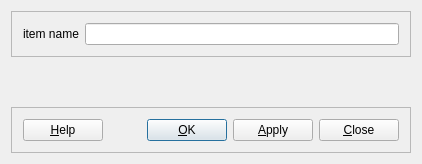
<?xml version="1.0" encoding="UTF-8"?>
<ui version="4.0">
 <class>WsItemConfig</class>
 <widget class="QDialog" name="WsItemConfig">
  <property name="geometry">
   <rect>
    <x>0</x>
    <y>0</y>
    <width>422</width>
    <height>164</height>
   </rect>
  </property>
  <property name="windowTitle">
   <string>configure workspace item</string>
  </property>
  <layout class="QVBoxLayout">
   <item>
    <widget class="Q3Frame" name="frame24">
     <property name="frameShape">
      <enum>QFrame::StyledPanel</enum>
     </property>
     <property name="frameShadow">
      <enum>QFrame::Raised</enum>
     </property>
     <layout class="QHBoxLayout">
      <item>
       <widget class="QLabel" name="textLabel1">
        <property name="text">
         <string>item name</string>
        </property>
        <property name="wordWrap">
         <bool>false</bool>
        </property>
       </widget>
      </item>
      <item>
       <widget class="QLineEdit" name="name_edit"/>
      </item>
     </layout>
    </widget>
   </item>
   <item>
    <spacer name="spacer2">
     <property name="orientation">
      <enum>Qt::Vertical</enum>
     </property>
     <property name="sizeType">
      <enum>QSizePolicy::Expanding</enum>
     </property>
     <property name="sizeHint" stdset="0">
      <size>
       <width>20</width>
       <height>179</height>
      </size>
     </property>
    </spacer>
   </item>
   <item>
    <widget class="Q3Frame" name="frame16">
     <property name="frameShape">
      <enum>QFrame::StyledPanel</enum>
     </property>
     <property name="frameShadow">
      <enum>QFrame::Raised</enum>
     </property>
     <layout class="QHBoxLayout">
      <item>
       <widget class="QPushButton" name="buttonHelp">
        <property name="text">
         <string>&amp;Help</string>
        </property>
        <property name="shortcut">
         <string>F1</string>
        </property>
        <property name="autoDefault">
         <bool>true</bool>
        </property>
       </widget>
      </item>
      <item>
       <spacer name="Horizontal Spacing2">
        <property name="orientation">
         <enum>Qt::Horizontal</enum>
        </property>
        <property name="sizeType">
         <enum>QSizePolicy::Expanding</enum>
        </property>
        <property name="sizeHint" stdset="0">
         <size>
          <width>150</width>
          <height>20</height>
         </size>
        </property>
       </spacer>
      </item>
      <item>
       <widget class="QPushButton" name="buttonOk">
        <property name="text">
         <string>&amp;OK</string>
        </property>
        <property name="shortcut">
         <string/>
        </property>
        <property name="autoDefault">
         <bool>true</bool>
        </property>
        <property name="default">
         <bool>true</bool>
        </property>
       </widget>
      </item>
      <item>
       <widget class="QPushButton" name="apply_pb">
        <property name="text">
         <string>&amp;Apply</string>
        </property>
        <property name="shortcut">
         <string>Alt+A</string>
        </property>
       </widget>
      </item>
      <item>
       <widget class="QPushButton" name="buttonCancel">
        <property name="text">
         <string>&amp;Close</string>
        </property>
        <property name="shortcut">
         <string>Alt+C</string>
        </property>
        <property name="autoDefault">
         <bool>true</bool>
        </property>
       </widget>
      </item>
     </layout>
    </widget>
   </item>
  </layout>
 </widget>
 <layoutdefault spacing="6" margin="11"/>
 <pixmapfunction>qPixmapFromMimeSource</pixmapfunction>
 <customwidgets>
  <customwidget>
   <class>Q3Frame</class>
   <extends>QFrame</extends>
   <header>Qt3Support/Q3Frame</header>
   <container>1</container>
  </customwidget>
 </customwidgets>
 <resources/>
 <connections>
  <connection>
   <sender>buttonOk</sender>
   <signal>clicked()</signal>
   <receiver>WsItemConfig</receiver>
   <slot>accept()</slot>
   <hints>
    <hint type="sourcelabel">
     <x>20</x>
     <y>20</y>
    </hint>
    <hint type="destinationlabel">
     <x>20</x>
     <y>20</y>
    </hint>
   </hints>
  </connection>
  <connection>
   <sender>buttonCancel</sender>
   <signal>clicked()</signal>
   <receiver>WsItemConfig</receiver>
   <slot>reject()</slot>
   <hints>
    <hint type="sourcelabel">
     <x>20</x>
     <y>20</y>
    </hint>
    <hint type="destinationlabel">
     <x>20</x>
     <y>20</y>
    </hint>
   </hints>
  </connection>
 </connections>
</ui>
